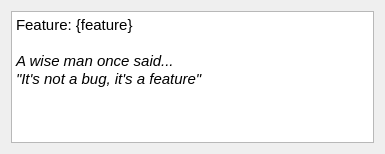
<?xml version="1.0" encoding="UTF-8"?>
<ui version="4.0">
 <class>Form</class>
 <widget class="QWidget" name="Form">
  <property name="geometry">
   <rect>
    <x>0</x>
    <y>0</y>
    <width>385</width>
    <height>154</height>
   </rect>
  </property>
  <property name="windowTitle">
   <string>Form</string>
  </property>
  <layout class="QGridLayout" name="gridLayout_2">
   <item row="0" column="0">
    <layout class="QGridLayout" name="gridLayout">
     <item row="0" column="0">
      <widget class="QTextEdit" name="featureBox">
       <property name="sizePolicy">
        <sizepolicy hsizetype="Ignored" vsizetype="Ignored">
         <horstretch>0</horstretch>
         <verstretch>0</verstretch>
        </sizepolicy>
       </property>
       <property name="readOnly">
        <bool>true</bool>
       </property>
       <property name="html">
        <string>&lt;!DOCTYPE HTML PUBLIC &quot;-//W3C//DTD HTML 4.0//EN&quot; &quot;http://www.w3.org/TR/REC-html40/strict.dtd&quot;&gt;
&lt;html&gt;&lt;head&gt;&lt;meta name=&quot;qrichtext&quot; content=&quot;1&quot; /&gt;&lt;meta charset=&quot;utf-8&quot; /&gt;&lt;style type=&quot;text/css&quot;&gt;
p, li { white-space: pre-wrap; }
hr { height: 1px; border-width: 0; }
&lt;/style&gt;&lt;/head&gt;&lt;body style=&quot; font-family:'Cantarell'; font-size:11pt; font-weight:400; font-style:normal;&quot;&gt;
&lt;p style=&quot; margin-top:0px; margin-bottom:0px; margin-left:0px; margin-right:0px; -qt-block-indent:0; text-indent:0px;&quot;&gt;Feature: {feature}&lt;/p&gt;
&lt;p style=&quot;-qt-paragraph-type:empty; margin-top:0px; margin-bottom:0px; margin-left:0px; margin-right:0px; -qt-block-indent:0; text-indent:0px;&quot;&gt;&lt;br /&gt;&lt;/p&gt;
&lt;p style=&quot; margin-top:0px; margin-bottom:0px; margin-left:0px; margin-right:0px; -qt-block-indent:0; text-indent:0px;&quot;&gt;&lt;span style=&quot; font-style:italic;&quot;&gt;A wise man once said...&lt;/span&gt;&lt;/p&gt;
&lt;p style=&quot; margin-top:0px; margin-bottom:0px; margin-left:0px; margin-right:0px; -qt-block-indent:0; text-indent:0px;&quot;&gt;&lt;span style=&quot; font-style:italic;&quot;&gt;&amp;quot;It's not a bug, it's a feature&amp;quot;&lt;/span&gt;&lt;/p&gt;&lt;/body&gt;&lt;/html&gt;</string>
       </property>
      </widget>
     </item>
    </layout>
   </item>
  </layout>
 </widget>
 <resources/>
 <connections/>
</ui>
